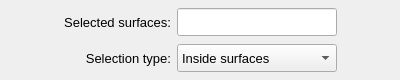
       <widget class="QFrame" name="frame_6">
        <property name="minimumSize">
         <size>
          <width>400</width>
          <height>80</height>
         </size>
        </property>
        <property name="maximumSize">
         <size>
          <width>16777215</width>
          <height>80</height>
         </size>
        </property>
        <property name="frameShape">
         <enum>QFrame::NoFrame</enum>
        </property>
        <property name="frameShadow">
         <enum>QFrame::Raised</enum>
        </property>
        <property name="lineWidth">
         <number>1</number>
        </property>
        <layout class="QGridLayout" name="gridLayout_8">
         <property name="leftMargin">
          <number>6</number>
         </property>
         <property name="topMargin">
          <number>6</number>
         </property>
         <property name="rightMargin">
          <number>6</number>
         </property>
         <property name="bottomMargin">
          <number>6</number>
         </property>
         <item row="0" column="1">
          <widget class="QLabel" name="label_12">
           <property name="minimumSize">
            <size>
             <width>100</width>
             <height>28</height>
            </size>
           </property>
           <property name="maximumSize">
            <size>
             <width>120</width>
             <height>28</height>
            </size>
           </property>
           <property name="font">
            <font>
             <family>MS Shell Dlg 2</family>
             <pointsize>10</pointsize>
             <weight>50</weight>
             <bold>false</bold>
            </font>
           </property>
           <property name="text">
            <string>Selected surfaces:</string>
           </property>
           <property name="textFormat">
            <enum>Qt::AutoText</enum>
           </property>
           <property name="alignment">
            <set>Qt::AlignRight|Qt::AlignTrailing|Qt::AlignVCenter</set>
           </property>
          </widget>
         </item>
         <item row="0" column="0">
          <spacer name="horizontalSpacer_7">
           <property name="orientation">
            <enum>Qt::Horizontal</enum>
           </property>
           <property name="sizeHint" stdset="0">
            <size>
             <width>40</width>
             <height>20</height>
            </size>
           </property>
          </spacer>
         </item>
         <item row="0" column="4">
          <spacer name="horizontalSpacer_6">
           <property name="orientation">
            <enum>Qt::Horizontal</enum>
           </property>
           <property name="sizeHint" stdset="0">
            <size>
             <width>40</width>
             <height>20</height>
            </size>
           </property>
          </spacer>
         </item>
         <item row="1" column="1">
          <widget class="QLabel" name="label_16">
           <property name="minimumSize">
            <size>
             <width>100</width>
             <height>28</height>
            </size>
           </property>
           <property name="maximumSize">
            <size>
             <width>120</width>
             <height>28</height>
            </size>
           </property>
           <property name="font">
            <font>
             <family>MS Shell Dlg 2</family>
             <pointsize>10</pointsize>
             <weight>50</weight>
             <bold>false</bold>
            </font>
           </property>
           <property name="text">
            <string>Selection type:</string>
           </property>
           <property name="textFormat">
            <enum>Qt::AutoText</enum>
           </property>
           <property name="alignment">
            <set>Qt::AlignRight|Qt::AlignTrailing|Qt::AlignVCenter</set>
           </property>
          </widget>
         </item>
         <item row="1" column="2" colspan="2">
          <widget class="QComboBox" name="comboBox_selection_type">
           <property name="minimumSize">
            <size>
             <width>160</width>
             <height>28</height>
            </size>
           </property>
           <property name="maximumSize">
            <size>
             <width>160</width>
             <height>28</height>
            </size>
           </property>
           <property name="font">
            <font>
             <pointsize>10</pointsize>
            </font>
           </property>
           <property name="currentIndex">
            <number>0</number>
           </property>
           <item>
            <property name="text">
             <string>Inside surfaces</string>
            </property>
           </item>
           <item>
            <property name="text">
             <string>Outside surfaces</string>
            </property>
           </item>
          </widget>
         </item>
         <item row="0" column="2" colspan="2">
          <widget class="QLineEdit" name="lineEdit_selection_id">
           <property name="enabled">
            <bool>true</bool>
           </property>
           <property name="minimumSize">
            <size>
             <width>160</width>
             <height>28</height>
            </size>
           </property>
           <property name="maximumSize">
            <size>
             <width>160</width>
             <height>28</height>
            </size>
           </property>
           <property name="font">
            <font>
             <pointsize>10</pointsize>
            </font>
           </property>
           <property name="focusPolicy">
            <enum>Qt::ClickFocus</enum>
           </property>
           <property name="styleSheet">
            <string notr="true"/>
           </property>
           <property name="text">
            <string/>
           </property>
           <property name="alignment">
            <set>Qt::AlignCenter</set>
           </property>
          </widget>
         </item>
        </layout>
       </widget>
